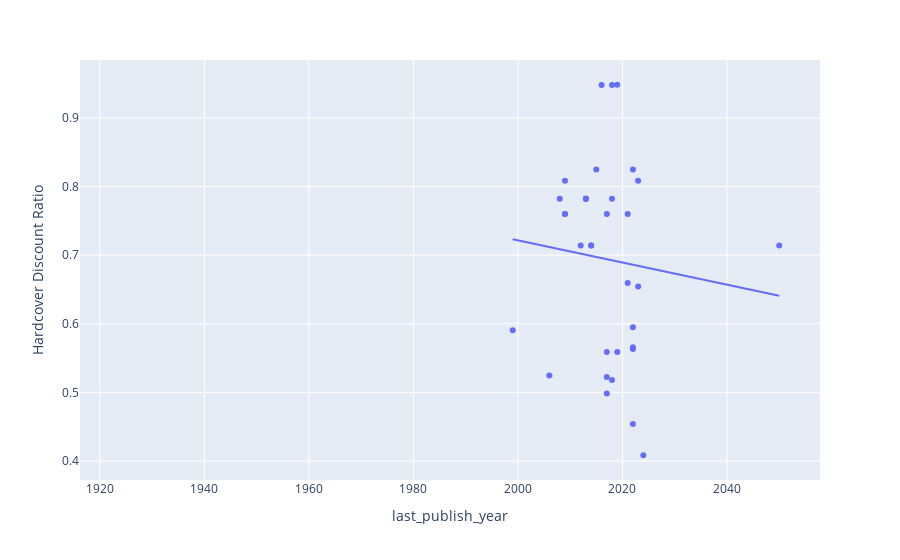

Notebook source saved alongside this figure:
### Code cell
fig = px.scatter(book_data_valid, x="last_publish_year", y="Hardcover Discount Ratio", trendline="ols")
fig.show()

### Figure 1 — Plotly figure (JSON) as saved in the notebook; plotly's stock layout.template omitted (floating-point values rounded to 4 significant figures)
{"data": [{"hovertemplate": "last_publish_year=%{x}<br>Hardcover Discount Ratio=%{y}<extra></extra>", "legendgroup": "", "marker": {"color": "#636efa", "symbol": "circle"}, "mode": "markers", "name": "", "orientation": "v", "showlegend": false, "type": "scatter", "x": [2024, 2023, 2023, 2022, 2022, 2021, 2019, 2022, 2022, 2018, 2018, 2019, 2018, 2018, 2019, 2017, 2017, 2019, 2017, 2014, 2016, 2013, 2013, 2022, 2017, 2014, 2013, 2011, 2011, 2009, 2009, 2009, 2008, 2013, 2021, 2015, 2009, 2006, 2022, 2019, 2022, 2012, 1999, 2002, 2002, 2002, 2002, 2023, 1995, 1994, 2006, 2009, 2022, 1990, 1990, 2012, 2007, 2007, 2007, 2007, 1981, 2016, 1992, 2003, 2022, 2005, 2023, 2021, 2050, 1924, 2021], "xaxis": "x", "y": [0.4083, null, null, 0.4538, null, 0.6596, 0.5589, null, 0.5633, 0.948, 0.5182, null, null, 0.7824, 0.9485, 0.7599, 0.5589, null, 0.4983, 0.714, 0.948, 0.7824, 0.7824, 0.5657, 0.5225, 0.714, null, null, null, 0.7599, null, 0.7599, 0.7824, 0.7824, null, 0.8249, null, null, null, null, 0.8249, null, 0.5907, null, null, null, null, 0.8086, null, null, 0.5246, 0.8086, 0.5948, null, null, 0.714, null, null, null, null, null, null, null, null, null, null, 0.6544, 0.7599, 0.714, null, null], "yaxis": "y"}, {"hovertemplate": "<b>OLS trendline</b><br>Hardcover Discount Ratio = -0.00161327 * last_publish_year + 3.948<br>R<sup>2</sup>=0.008484<br><br>last_publish_year=%{x}<br>Hardcover Discount Ratio=%{y} <b>(trend)</b><extra></extra>", "legendgroup": "", "marker": {"color": "#636efa", "symbol": "circle"}, "mode": "lines", "name": "", "showlegend": false, "type": "scatter", "x": [1999, 2006, 2008, 2009, 2009, 2009, 2012, 2013, 2013, 2013, 2014, 2014, 2015, 2016, 2017, 2017, 2017, 2017, 2018, 2018, 2018, 2019, 2019, 2021, 2021, 2022, 2022, 2022, 2022, 2022, 2023, 2023, 2024, 2050], "xaxis": "x", "y": [0.7231, 0.7118, 0.7086, 0.707, 0.707, 0.707, 0.7021, 0.7005, 0.7005, 0.7005, 0.6989, 0.6989, 0.6973, 0.6957, 0.694, 0.694, 0.694, 0.694, 0.6924, 0.6924, 0.6924, 0.6908, 0.6908, 0.6876, 0.6876, 0.686, 0.686, 0.686, 0.686, 0.686, 0.6844, 0.6844, 0.6828, 0.6408], "yaxis": "y"}], "layout": {"legend": {"tracegroupgap": 0}, "margin": {"t": 60}, "xaxis": {"anchor": "y", "domain": [0, 1], "title": {"text": "last_publish_year"}}, "yaxis": {"anchor": "x", "domain": [0, 1], "title": {"text": "Hardcover Discount Ratio"}}}}
